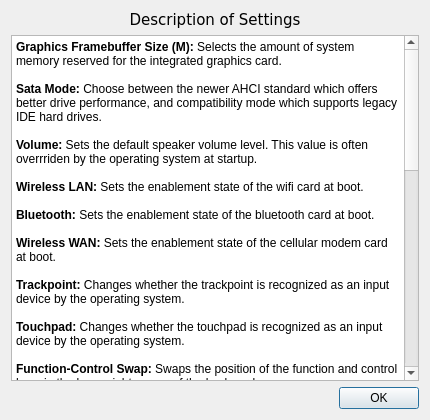
<?xml version="1.0" encoding="UTF-8"?>
<ui version="4.0">
 <class>infoWindow</class>
 <widget class="QWidget" name="infoWindow">
  <property name="geometry">
   <rect>
    <x>0</x>
    <y>0</y>
    <width>430</width>
    <height>420</height>
   </rect>
  </property>
  <property name="sizePolicy">
   <sizepolicy hsizetype="Fixed" vsizetype="Fixed">
    <horstretch>0</horstretch>
    <verstretch>0</verstretch>
   </sizepolicy>
  </property>
  <property name="minimumSize">
   <size>
    <width>430</width>
    <height>420</height>
   </size>
  </property>
  <property name="maximumSize">
   <size>
    <width>430</width>
    <height>420</height>
   </size>
  </property>
  <property name="windowTitle">
   <string>Form</string>
  </property>
  <layout class="QVBoxLayout" name="verticalLayout">
   <item>
    <widget class="QLabel" name="windowLabel">
     <property name="font">
      <font>
       <family>DejaVu Sans</family>
       <pointsize>11</pointsize>
      </font>
     </property>
     <property name="text">
      <string>Description of Settings</string>
     </property>
     <property name="alignment">
      <set>Qt::AlignCenter</set>
     </property>
    </widget>
   </item>
   <item>
    <widget class="QTextBrowser" name="infoBrowser">
     <property name="html">
      <string>&lt;!DOCTYPE HTML PUBLIC &quot;-//W3C//DTD HTML 4.0//EN&quot; &quot;http://www.w3.org/TR/REC-html40/strict.dtd&quot;&gt;
&lt;html&gt;&lt;head&gt;&lt;meta name=&quot;qrichtext&quot; content=&quot;1&quot; /&gt;&lt;style type=&quot;text/css&quot;&gt;
p, li { white-space: pre-wrap; }
&lt;/style&gt;&lt;/head&gt;&lt;body style=&quot; font-family:'Sans Serif'; font-size:9pt; font-weight:400; font-style:normal;&quot;&gt;
&lt;p style=&quot; margin-top:0px; margin-bottom:0px; margin-left:0px; margin-right:0px; -qt-block-indent:0; text-indent:0px;&quot;&gt;&lt;span style=&quot; font-weight:600;&quot;&gt;Graphics Framebuffer Size (M): &lt;/span&gt;Selects the amount of system memory reserved for the integrated graphics card.&lt;/p&gt;
&lt;p style=&quot;-qt-paragraph-type:empty; margin-top:0px; margin-bottom:0px; margin-left:0px; margin-right:0px; -qt-block-indent:0; text-indent:0px;&quot;&gt;&lt;br /&gt;&lt;/p&gt;
&lt;p style=&quot; margin-top:0px; margin-bottom:0px; margin-left:0px; margin-right:0px; -qt-block-indent:0; text-indent:0px;&quot;&gt;&lt;span style=&quot; font-weight:600;&quot;&gt;Sata Mode: &lt;/span&gt;Choose between the newer AHCI standard which offers better drive performance, and compatibility mode which supports legacy IDE hard drives.&lt;/p&gt;
&lt;p style=&quot;-qt-paragraph-type:empty; margin-top:0px; margin-bottom:0px; margin-left:0px; margin-right:0px; -qt-block-indent:0; text-indent:0px;&quot;&gt;&lt;br /&gt;&lt;/p&gt;
&lt;p style=&quot; margin-top:0px; margin-bottom:0px; margin-left:0px; margin-right:0px; -qt-block-indent:0; text-indent:0px;&quot;&gt;&lt;span style=&quot; font-weight:600;&quot;&gt;Volume: &lt;/span&gt;Sets the default speaker volume level. This value is often overrriden by the operating system at startup.&lt;/p&gt;
&lt;p style=&quot;-qt-paragraph-type:empty; margin-top:0px; margin-bottom:0px; margin-left:0px; margin-right:0px; -qt-block-indent:0; text-indent:0px;&quot;&gt;&lt;br /&gt;&lt;/p&gt;
&lt;p style=&quot; margin-top:0px; margin-bottom:0px; margin-left:0px; margin-right:0px; -qt-block-indent:0; text-indent:0px;&quot;&gt;&lt;span style=&quot; font-weight:600;&quot;&gt;Wireless LAN: &lt;/span&gt;Sets the enablement state of the wifi card at boot.&lt;/p&gt;
&lt;p style=&quot;-qt-paragraph-type:empty; margin-top:0px; margin-bottom:0px; margin-left:0px; margin-right:0px; -qt-block-indent:0; text-indent:0px;&quot;&gt;&lt;br /&gt;&lt;/p&gt;
&lt;p style=&quot; margin-top:0px; margin-bottom:0px; margin-left:0px; margin-right:0px; -qt-block-indent:0; text-indent:0px;&quot;&gt;&lt;span style=&quot; font-weight:600;&quot;&gt;Bluetooth:&lt;/span&gt; Sets the enablement state of the bluetooth card at boot.&lt;/p&gt;
&lt;p style=&quot;-qt-paragraph-type:empty; margin-top:0px; margin-bottom:0px; margin-left:0px; margin-right:0px; -qt-block-indent:0; text-indent:0px;&quot;&gt;&lt;br /&gt;&lt;/p&gt;
&lt;p style=&quot; margin-top:0px; margin-bottom:0px; margin-left:0px; margin-right:0px; -qt-block-indent:0; text-indent:0px;&quot;&gt;&lt;span style=&quot; font-weight:600;&quot;&gt;Wireless WAN:&lt;/span&gt; Sets the enablement state of the cellular modem card at boot.&lt;/p&gt;
&lt;p style=&quot;-qt-paragraph-type:empty; margin-top:0px; margin-bottom:0px; margin-left:0px; margin-right:0px; -qt-block-indent:0; text-indent:0px;&quot;&gt;&lt;br /&gt;&lt;/p&gt;
&lt;p style=&quot; margin-top:0px; margin-bottom:0px; margin-left:0px; margin-right:0px; -qt-block-indent:0; text-indent:0px;&quot;&gt;&lt;span style=&quot; font-weight:600;&quot;&gt;Trackpoint:&lt;/span&gt; Changes whether the trackpoint is recognized as an input device by the operating system.&lt;/p&gt;
&lt;p style=&quot;-qt-paragraph-type:empty; margin-top:0px; margin-bottom:0px; margin-left:0px; margin-right:0px; -qt-block-indent:0; text-indent:0px;&quot;&gt;&lt;br /&gt;&lt;/p&gt;
&lt;p style=&quot; margin-top:0px; margin-bottom:0px; margin-left:0px; margin-right:0px; -qt-block-indent:0; text-indent:0px;&quot;&gt;&lt;span style=&quot; font-weight:600;&quot;&gt;Touchpad:&lt;/span&gt; Changes whether the touchpad is recognized as an input device by the operating system.&lt;/p&gt;
&lt;p style=&quot;-qt-paragraph-type:empty; margin-top:0px; margin-bottom:0px; margin-left:0px; margin-right:0px; -qt-block-indent:0; text-indent:0px;&quot;&gt;&lt;br /&gt;&lt;/p&gt;
&lt;p style=&quot; margin-top:0px; margin-bottom:0px; margin-left:0px; margin-right:0px; -qt-block-indent:0; text-indent:0px;&quot;&gt;&lt;span style=&quot; font-weight:600;&quot;&gt;Function-Control Swap: &lt;/span&gt;Swaps the position of the function and control keys in the lower right corner of the keyboard.&lt;/p&gt;
&lt;p style=&quot;-qt-paragraph-type:empty; margin-top:0px; margin-bottom:0px; margin-left:0px; margin-right:0px; -qt-block-indent:0; text-indent:0px;&quot;&gt;&lt;br /&gt;&lt;/p&gt;
&lt;p style=&quot; margin-top:0px; margin-bottom:0px; margin-left:0px; margin-right:0px; -qt-block-indent:0; text-indent:0px;&quot;&gt;&lt;span style=&quot; font-weight:600;&quot;&gt;Sticky Function Key: &lt;/span&gt;Sets a delay after having pressed the fuction key. Enables the user to access a secondary function of a key without holding down the FN key.&lt;/p&gt;
&lt;p style=&quot;-qt-paragraph-type:empty; margin-top:0px; margin-bottom:0px; margin-left:0px; margin-right:0px; -qt-block-indent:0; text-indent:0px;&quot;&gt;&lt;br /&gt;&lt;/p&gt;
&lt;p style=&quot; margin-top:0px; margin-bottom:0px; margin-left:0px; margin-right:0px; -qt-block-indent:0; text-indent:0px;&quot;&gt;&lt;span style=&quot; font-weight:600;&quot;&gt;Power Management Beeps: &lt;/span&gt;Toggles whether there are audible beeps upon inserting and removing the charger from the computer.&lt;/p&gt;
&lt;p style=&quot;-qt-paragraph-type:empty; margin-top:0px; margin-bottom:0px; margin-left:0px; margin-right:0px; -qt-block-indent:0; text-indent:0px;&quot;&gt;&lt;br /&gt;&lt;/p&gt;
&lt;p style=&quot; margin-top:0px; margin-bottom:0px; margin-left:0px; margin-right:0px; -qt-block-indent:0; text-indent:0px;&quot;&gt;&lt;span style=&quot; font-weight:600;&quot;&gt;Low Battery Beep: &lt;/span&gt;Toggles whether there is a beep to let the user know that the battery is at a critically low state.&lt;/p&gt;
&lt;p style=&quot;-qt-paragraph-type:empty; margin-top:0px; margin-bottom:0px; margin-left:0px; margin-right:0px; -qt-block-indent:0; text-indent:0px;&quot;&gt;&lt;br /&gt;&lt;/p&gt;
&lt;p style=&quot; margin-top:0px; margin-bottom:0px; margin-left:0px; margin-right:0px; -qt-block-indent:0; text-indent:0px;&quot;&gt;&lt;span style=&quot; font-weight:600;&quot;&gt;USB Always On: &lt;/span&gt;Selects whether the USB charge port is enabled while on AC power and battery power, only on AC, or not at all.&lt;/p&gt;
&lt;p style=&quot;-qt-paragraph-type:empty; margin-top:0px; margin-bottom:0px; margin-left:0px; margin-right:0px; -qt-block-indent:0; text-indent:0px;&quot;&gt;&lt;br /&gt;&lt;/p&gt;
&lt;p style=&quot; margin-top:0px; margin-bottom:0px; margin-left:0px; margin-right:0px; -qt-block-indent:0; text-indent:0px;&quot;&gt;&lt;span style=&quot; font-weight:600;&quot;&gt;First Battery: &lt;/span&gt;Selects which battery gets discharged first. This applies to systems with an add-on battery.&lt;/p&gt;
&lt;p style=&quot;-qt-paragraph-type:empty; margin-top:0px; margin-bottom:0px; margin-left:0px; margin-right:0px; -qt-block-indent:0; text-indent:0px;&quot;&gt;&lt;br /&gt;&lt;/p&gt;
&lt;p style=&quot; margin-top:0px; margin-bottom:0px; margin-left:0px; margin-right:0px; -qt-block-indent:0; text-indent:0px;&quot;&gt;&lt;span style=&quot; font-weight:600;&quot;&gt;Boot Option: &lt;/span&gt;If a secondary test image is included in the device's coreboot rom, selecting &amp;quot;Normal&amp;quot; will make the system start from the test image. Otherwise, the standard fallback image will be used.&lt;/p&gt;
&lt;p style=&quot;-qt-paragraph-type:empty; margin-top:0px; margin-bottom:0px; margin-left:0px; margin-right:0px; -qt-block-indent:0; text-indent:0px;&quot;&gt;&lt;br /&gt;&lt;/p&gt;
&lt;p style=&quot; margin-top:0px; margin-bottom:0px; margin-left:0px; margin-right:0px; -qt-block-indent:0; text-indent:0px;&quot;&gt;&lt;span style=&quot; font-weight:600;&quot;&gt;Power On AC Attach:&lt;/span&gt; If enabled, the system is supposed to power itself when the AC adapter is plugged in and it is not already on.&lt;/p&gt;
&lt;p style=&quot;-qt-paragraph-type:empty; margin-top:0px; margin-bottom:0px; margin-left:0px; margin-right:0px; -qt-block-indent:0; text-indent:0px;&quot;&gt;&lt;br /&gt;&lt;/p&gt;
&lt;p style=&quot; margin-top:0px; margin-bottom:0px; margin-left:0px; margin-right:0px; -qt-block-indent:0; text-indent:0px;&quot;&gt;&lt;span style=&quot; font-weight:600;&quot;&gt;Reboot Counter: &lt;/span&gt;Sets the amount of times rebooting from a test image will be allowed before trying to boot from fallback.&lt;/p&gt;
&lt;p style=&quot;-qt-paragraph-type:empty; margin-top:0px; margin-bottom:0px; margin-left:0px; margin-right:0px; -qt-block-indent:0; text-indent:0px;&quot;&gt;&lt;br /&gt;&lt;/p&gt;
&lt;p style=&quot; margin-top:0px; margin-bottom:0px; margin-left:0px; margin-right:0px; -qt-block-indent:0; text-indent:0px;&quot;&gt;&lt;span style=&quot; font-weight:600;&quot;&gt;Debug Level: &lt;/span&gt;Sets the amount of debug information to be outputed. &amp;quot;Spew&amp;quot; is the least amount and &amp;quot;Emergency&amp;quot; gives the most information.&lt;/p&gt;
&lt;p style=&quot;-qt-paragraph-type:empty; margin-top:0px; margin-bottom:0px; margin-left:0px; margin-right:0px; -qt-block-indent:0; text-indent:0px;&quot;&gt;&lt;br /&gt;&lt;/p&gt;
&lt;p style=&quot; margin-top:0px; margin-bottom:0px; margin-left:0px; margin-right:0px; -qt-block-indent:0; text-indent:0px;&quot;&gt;&lt;span style=&quot; font-weight:600;&quot;&gt;Non-Maskable Interrupts: &lt;/span&gt;Selects whether the system reports critical hardware errors to the operating system. It is important to leave this enabled unless for specific debugging purposes.&lt;/p&gt;
&lt;p style=&quot;-qt-paragraph-type:empty; margin-top:0px; margin-bottom:0px; margin-left:0px; margin-right:0px; -qt-block-indent:0; text-indent:0px;&quot;&gt;&lt;br /&gt;&lt;/p&gt;
&lt;p style=&quot;-qt-paragraph-type:empty; margin-top:0px; margin-bottom:0px; margin-left:0px; margin-right:0px; -qt-block-indent:0; text-indent:0px;&quot;&gt;&lt;br /&gt;&lt;/p&gt;
&lt;p align=&quot;center&quot; style=&quot; margin-top:0px; margin-bottom:0px; margin-left:0px; margin-right:0px; -qt-block-indent:0; text-indent:0px;&quot;&gt;For more information, please visit:&lt;/p&gt;
&lt;p align=&quot;center&quot; style=&quot; margin-top:0px; margin-bottom:0px; margin-left:0px; margin-right:0px; -qt-block-indent:0; text-indent:0px;&quot;&gt;&lt;a href=&quot;https://doc.coreboot.org/&quot;&gt;&lt;span style=&quot; text-decoration: underline; color:#0000ff;&quot;&gt;https://doc.coreboot.org/&lt;/span&gt;&lt;/a&gt;&lt;/p&gt;
&lt;p align=&quot;center&quot; style=&quot; margin-top:0px; margin-bottom:0px; margin-left:0px; margin-right:0px; -qt-block-indent:0; text-indent:0px;&quot;&gt;&lt;a href=&quot;https://www.coreboot.org/Nvramtool&quot;&gt;&lt;span style=&quot; text-decoration: underline; color:#0000ff;&quot;&gt;https://www.coreboot.org/Nvramtool&lt;/span&gt;&lt;/a&gt;&lt;/p&gt;&lt;/body&gt;&lt;/html&gt;</string>
     </property>
     <property name="openExternalLinks">
      <bool>true</bool>
     </property>
     <property name="openLinks">
      <bool>true</bool>
     </property>
    </widget>
   </item>
   <item>
    <widget class="QDialogButtonBox" name="closeButton">
     <property name="standardButtons">
      <set>QDialogButtonBox::Ok</set>
     </property>
    </widget>
   </item>
  </layout>
 </widget>
 <resources/>
 <connections/>
</ui>
